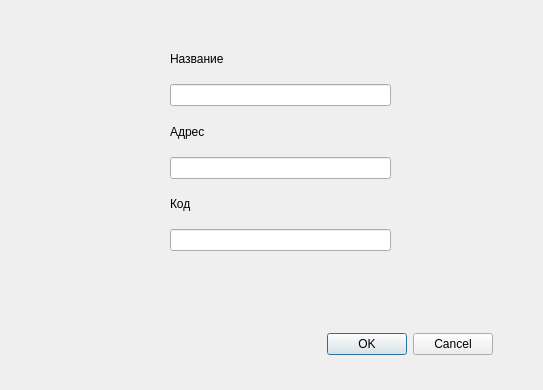
<?xml version="1.0" encoding="UTF-8"?>
<ui version="4.0">
 <class>FormAdd</class>
 <widget class="QWidget" name="FormAdd">
  <property name="geometry">
   <rect>
    <x>0</x>
    <y>0</y>
    <width>543</width>
    <height>390</height>
   </rect>
  </property>
  <property name="windowTitle">
   <string>Form</string>
  </property>
  <widget class="QDialogButtonBox" name="buttonBox">
   <property name="geometry">
    <rect>
     <x>300</x>
     <y>330</y>
     <width>193</width>
     <height>29</height>
    </rect>
   </property>
   <property name="standardButtons">
    <set>QDialogButtonBox::Cancel|QDialogButtonBox::Ok</set>
   </property>
  </widget>
  <widget class="QWidget" name="">
   <property name="geometry">
    <rect>
     <x>170</x>
     <y>40</y>
     <width>221</width>
     <height>211</height>
    </rect>
   </property>
   <layout class="QVBoxLayout" name="verticalLayout">
    <item>
     <widget class="QLabel" name="label">
      <property name="text">
       <string>Название</string>
      </property>
     </widget>
    </item>
    <item>
     <widget class="QLineEdit" name="lineEdit"/>
    </item>
    <item>
     <widget class="QLabel" name="label_2">
      <property name="text">
       <string>Адрес</string>
      </property>
     </widget>
    </item>
    <item>
     <widget class="QLineEdit" name="lineEdit_2"/>
    </item>
    <item>
     <widget class="QLabel" name="label_3">
      <property name="text">
       <string>Код</string>
      </property>
     </widget>
    </item>
    <item>
     <widget class="QLineEdit" name="lineEdit_3"/>
    </item>
   </layout>
  </widget>
 </widget>
 <resources/>
 <connections/>
</ui>
